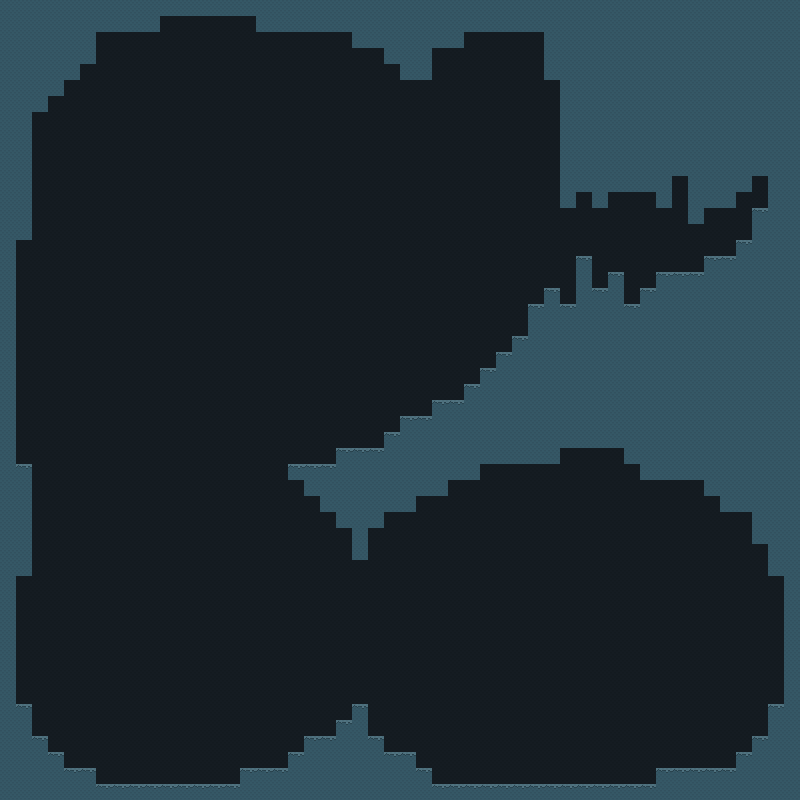

A level layout from a 2D game, rendered from its tile map. Below: a short description, then the map file with tile-grid data replaced by summaries:
An orthogonal 50x50 tile map with 16x16 px tiles, 2 tile layers (Background, Foreground).

<map version="1.0" orientation="orthogonal" width="50" height="50" tilewidth="16" tileheight="16">
 <tileset firstgid="1" name="tiles" tilewidth="16" tileheight="16">
  <image source="tiles.png" width="48" height="16" />
 </tileset>
 <layer name="Background" width="50" height="50">
  <data>[2500 cells, 2500 non-empty, 1 distinct tile ids]</data>
 </layer>
 <layer name="Foreground" width="50" height="50">
  <data>[2500 cells, 781 non-empty, 2 distinct tile ids]</data>
 </layer>
</map>